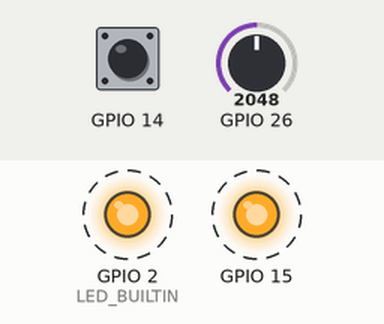
Simulated run of this sketch. Board: ESP32. Shown: output pins drawn as LEDs (lit = HIGH). Dashed ring = blinking. The inputs (shaded band) are chosen by the test bench; at power-on: GPIO 14 HIGH, GPIO 26 = 2048. What the sketch prints to the serial monitor is not drawn.

Above: at 0.02 s.
Timing chart, 0 to 3.0 s (numbered marks = the images above):
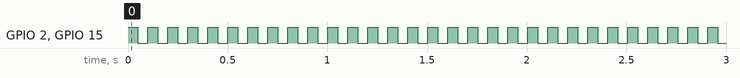

The sketch:

blink.pico.ino
```cpp
// For pico.test.ts: the board's LED and GP15 blinking at 10 Hz; each time, the voltage on GP26
// (analogRead) on the USB serial port and GP14 (a pull-up) on UART0.
void setup() {
  Serial.begin(115200);
  Serial1.begin(115200);
  pinMode(LED_BUILTIN, OUTPUT);
  pinMode(15, OUTPUT);
  pinMode(14, INPUT_PULLUP);
}

void loop() {
  digitalWrite(LED_BUILTIN, HIGH);
  digitalWrite(15, HIGH);
  delay(50);
  digitalWrite(LED_BUILTIN, LOW);
  digitalWrite(15, LOW);
  delay(50);
  Serial.print("adc=");
  Serial.println(analogRead(26));
  Serial1.print("gp14=");
  Serial1.println(digitalRead(14));
}
```

Measured:
- by itself, GPIO 2 (LED_BUILTIN), GPIO 15: alternates HIGH for 0.05 s and LOW for 0.05 s
